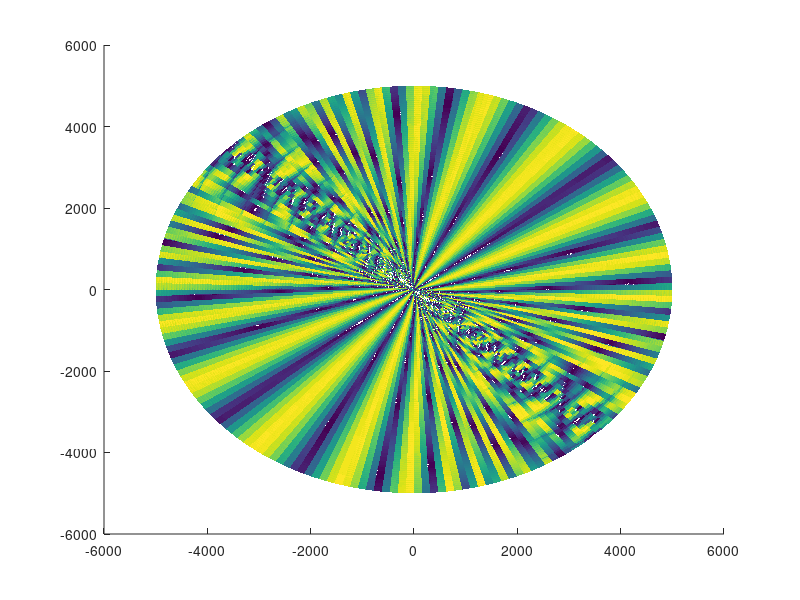

Source code (MATLAB):
clear;

%% radar specification

dr = 50;
dph_deg = 1.8;
dph = dph_deg*pi/180;

r = eps:dr:5e3;
phi = eps:dph:2*pi;
theta = 0;

%% Analytical Reflectivity 

Lambda = 1e3;

[r_, phi_] = meshgrid(r, phi);
dT = 10;
n_rot = 100;
t = eps:dT:dT*n_rot;

phi_0 = 0;

U = 1; V = 1;

Vr = U .* cos(theta) .* cos(phi_) + V .* cos(theta) .* sin(phi_);

Vph = U .* cos(theta) .* sin(phi_) - V .* cos(theta) .* cos(phi_);

figure;

for i = 1:length(t)

Eta(i, :, :) = sin(2*pi/Lambda * (r_ - Vr .* t(i))) .* cos(phi_ - Vph./Vr .* log(r_));

surface(r_ .* cos(theta) .* cos(phi_), r_ .* cos(theta) .* sin(phi_), abs(squeeze(Eta(i, :, :)))); shading flat; pause(1);

end
